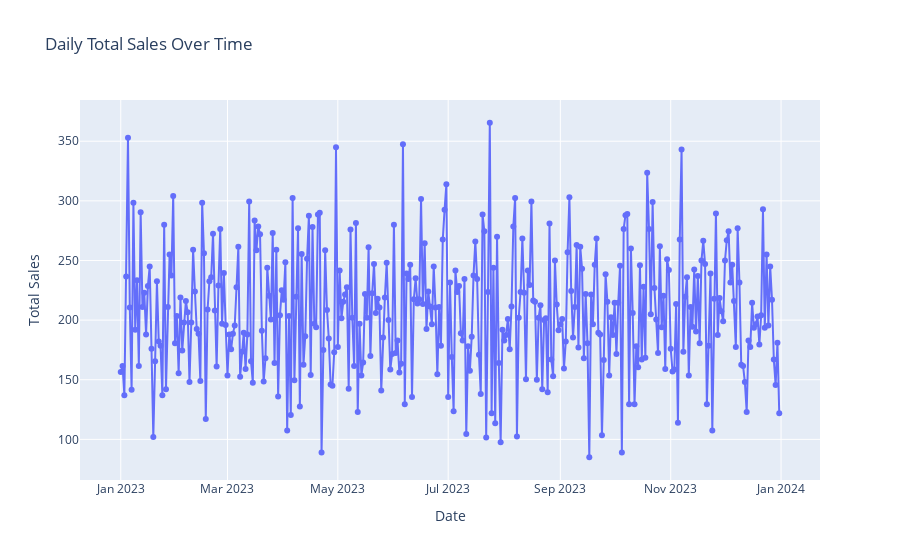

This figure's notebook cell:
### Code cell
df['Transaction Date'] = pd.to_datetime(df['Transaction Date'], errors='coerce')
df['Total Spent'] = pd.to_numeric(df['Total Spent'], errors='coerce')
daily_sales = df.groupby('Transaction Date').sum().reset_index()
fig = px.line(daily_sales, x='Transaction Date', y='Total Spent', 
              title='Daily Total Sales Over Time',
              labels={'Transaction Date': 'Date', 'Total Spent': 'Total Sales'},
              markers=True)
fig.show()

### Figure 1 — Plotly figure (JSON) as saved in the notebook; plotly's stock layout.template omitted (floating-point values rounded to 4 significant figures; data arrays with more than 128 entries replaced by an {"elided": "..."} marker saying what was removed)
{"data": [{"hovertemplate": "Date=%{x}<br>Total Sales=%{y}<extra></extra>", "legendgroup": "", "line": {"color": "#636efa", "dash": "solid"}, "marker": {"symbol": "circle"}, "mode": "lines+markers", "name": "", "orientation": "v", "showlegend": false, "type": "scatter", "x": {"elided": "365 str values"}, "xaxis": "x", "y": {"elided": "365 float values"}, "yaxis": "y"}], "layout": {"legend": {"tracegroupgap": 0}, "title": {"text": "Daily Total Sales Over Time"}, "xaxis": {"anchor": "y", "domain": [0, 1], "title": {"text": "Date"}}, "yaxis": {"anchor": "x", "domain": [0, 1], "title": {"text": "Total Sales"}}}}
